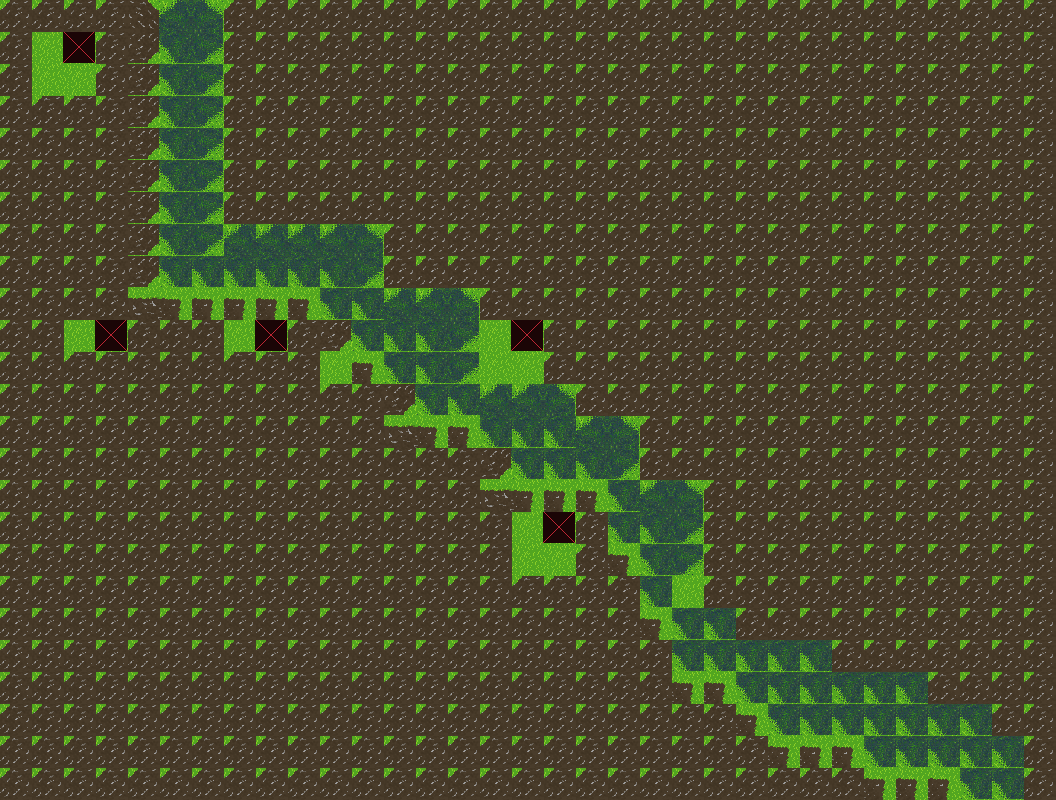

A level layout from a 2D game, rendered from its tile map. Below: a short description, then the map file with tile-grid data replaced by summaries:
An orthogonal 33x25 tile map with 32x32 px tiles, 1 tile layer (Calque de Tile 1) and 1 object (warp).

<map version="1.0" tiledversion="1.0.3" orientation="orthogonal" renderorder="right-down" width="33" height="25" tilewidth="32" tileheight="32" nextobjectid="6">
 <tileset firstgid="1" name="terrain1" tilewidth="32" tileheight="32" margin="1" tilecount="49" columns="7">
  <image source="../sprites/tilesets/terrain1.png" width="256" height="256" />
  <tile id="11">
   <animation>
    <frame tileid="11" duration="100" />
    <frame tileid="4" duration="100" />
    <frame tileid="5" duration="100" />
    <frame tileid="12" duration="100" />
   </animation>
  </tile>
 </tileset>
 <layer name="Calque de Tile 1" width="33" height="25">
  <data>[825 cells, 825 non-empty, 13 distinct tile ids]</data>
 </layer>
 <objectgroup name="Calque d'objets 1">
  <object id="4" name="warpMap2" type="warp" x="128" y="0" width="96" height="62" />
 </objectgroup>
</map>